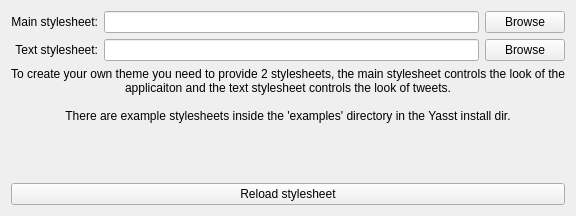
           <widget class="QWidget" name="page_5">
            <layout class="QVBoxLayout" name="verticalLayout_18">
             <item>
              <layout class="QGridLayout" name="gridLayout_3" columnstretch="0,1,0">
               <item row="0" column="0">
                <widget class="QLabel" name="label_42">
                 <property name="text">
                  <string>Main stylesheet:</string>
                 </property>
                 <property name="alignment">
                  <set>Qt::AlignRight|Qt::AlignTrailing|Qt::AlignVCenter</set>
                 </property>
                </widget>
               </item>
               <item row="1" column="0">
                <widget class="QLabel" name="label_41">
                 <property name="text">
                  <string>Text stylesheet:</string>
                 </property>
                 <property name="alignment">
                  <set>Qt::AlignRight|Qt::AlignTrailing|Qt::AlignVCenter</set>
                 </property>
                </widget>
               </item>
               <item row="0" column="1">
                <widget class="QLineEdit" name="userMainStyleFilename"/>
               </item>
               <item row="1" column="1">
                <widget class="QLineEdit" name="userTextStyleFilename"/>
               </item>
               <item row="0" column="2">
                <widget class="QPushButton" name="mainbrowse">
                 <property name="text">
                  <string>Browse</string>
                 </property>
                </widget>
               </item>
               <item row="1" column="2">
                <widget class="QPushButton" name="textbrowse">
                 <property name="text">
                  <string>Browse</string>
                 </property>
                </widget>
               </item>
              </layout>
             </item>
             <item>
              <widget class="QLabel" name="label_43">
               <property name="text">
                <string>To create your own theme you need to provide 2 stylesheets, the main stylesheet controls the look of the applicaiton and the text stylesheet controls the look of tweets.

There are example stylesheets inside the 'examples' directory in the Yasst install dir.</string>
               </property>
               <property name="alignment">
                <set>Qt::AlignCenter</set>
               </property>
               <property name="wordWrap">
                <bool>true</bool>
               </property>
              </widget>
             </item>
             <item>
              <spacer name="verticalSpacer_7">
               <property name="orientation">
                <enum>Qt::Vertical</enum>
               </property>
               <property name="sizeHint" stdset="0">
                <size>
                 <width>20</width>
                 <height>54</height>
                </size>
               </property>
              </spacer>
             </item>
             <item>
              <layout class="QHBoxLayout" name="horizontalLayout_17">
               <item>
                <widget class="QPushButton" name="reloadstylesheet">
                 <property name="text">
                  <string>Reload stylesheet</string>
                 </property>
                </widget>
               </item>
              </layout>
             </item>
            </layout>
           </widget>
